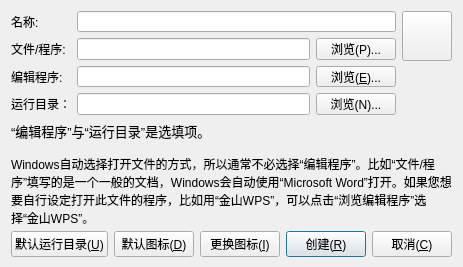
<?xml version="1.0" encoding="UTF-8"?>
<ui version="4.0">
 <class>ShortcutDialog</class>
 <widget class="QDialog" name="ShortcutDialog">
  <property name="geometry">
   <rect>
    <x>0</x>
    <y>0</y>
    <width>462</width>
    <height>267</height>
   </rect>
  </property>
  <property name="windowTitle">
   <string>创建快捷方式</string>
  </property>
  <layout class="QVBoxLayout" name="verticalLayout_2">
   <item>
    <layout class="QHBoxLayout" name="horizontalLayout_4">
     <item>
      <layout class="QFormLayout" name="formLayout">
       <property name="fieldGrowthPolicy">
        <enum>QFormLayout::AllNonFixedFieldsGrow</enum>
       </property>
       <item row="0" column="0">
        <widget class="QLabel" name="label">
         <property name="text">
          <string>名称:</string>
         </property>
         <property name="buddy">
          <cstring>txtName</cstring>
         </property>
        </widget>
       </item>
       <item row="0" column="1">
        <widget class="QLineEdit" name="txtName"/>
       </item>
       <item row="1" column="0">
        <widget class="QLabel" name="label_2">
         <property name="text">
          <string>文件/程序:</string>
         </property>
         <property name="buddy">
          <cstring>txtPath</cstring>
         </property>
        </widget>
       </item>
       <item row="1" column="1">
        <layout class="QHBoxLayout" name="horizontalLayout_3">
         <item>
          <widget class="QLineEdit" name="txtPath"/>
         </item>
         <item>
          <widget class="QPushButton" name="btnBrowsePath">
           <property name="text">
            <string>浏览(P)...</string>
           </property>
          </widget>
         </item>
        </layout>
       </item>
       <item row="2" column="0">
        <widget class="QLabel" name="label_3">
         <property name="text">
          <string>编辑程序:</string>
         </property>
         <property name="buddy">
          <cstring>txtOpenwith</cstring>
         </property>
        </widget>
       </item>
       <item row="2" column="1">
        <layout class="QHBoxLayout" name="horizontalLayout_2">
         <item>
          <widget class="QLineEdit" name="txtOpenwith"/>
         </item>
         <item>
          <widget class="QPushButton" name="btnBrowseOpenwith">
           <property name="text">
            <string>浏览(&amp;E)...</string>
           </property>
          </widget>
         </item>
        </layout>
       </item>
       <item row="3" column="0">
        <widget class="QLabel" name="label_5">
         <property name="text">
          <string>运行目录：</string>
         </property>
         <property name="buddy">
          <cstring>txtDir</cstring>
         </property>
        </widget>
       </item>
       <item row="3" column="1">
        <layout class="QHBoxLayout" name="horizontalLayout_5">
         <item>
          <widget class="QLineEdit" name="txtDir"/>
         </item>
         <item>
          <widget class="QPushButton" name="btnBrowseDir">
           <property name="text">
            <string>浏览(N)...</string>
           </property>
          </widget>
         </item>
        </layout>
       </item>
      </layout>
     </item>
     <item>
      <layout class="QVBoxLayout" name="verticalLayout">
       <item>
        <widget class="QPushButton" name="btnFace">
         <property name="sizePolicy">
          <sizepolicy hsizetype="Fixed" vsizetype="Fixed">
           <horstretch>0</horstretch>
           <verstretch>0</verstretch>
          </sizepolicy>
         </property>
         <property name="minimumSize">
          <size>
           <width>50</width>
           <height>50</height>
          </size>
         </property>
         <property name="maximumSize">
          <size>
           <width>50</width>
           <height>50</height>
          </size>
         </property>
         <property name="focusPolicy">
          <enum>Qt::NoFocus</enum>
         </property>
         <property name="autoFillBackground">
          <bool>false</bool>
         </property>
         <property name="text">
          <string/>
         </property>
         <property name="iconSize">
          <size>
           <width>40</width>
           <height>40</height>
          </size>
         </property>
        </widget>
       </item>
       <item>
        <spacer name="verticalSpacer">
         <property name="orientation">
          <enum>Qt::Vertical</enum>
         </property>
         <property name="sizeHint" stdset="0">
          <size>
           <width>20</width>
           <height>40</height>
          </size>
         </property>
        </spacer>
       </item>
      </layout>
     </item>
    </layout>
   </item>
   <item>
    <spacer name="verticalSpacer_2">
     <property name="orientation">
      <enum>Qt::Vertical</enum>
     </property>
     <property name="sizeHint" stdset="0">
      <size>
       <width>20</width>
       <height>9</height>
      </size>
     </property>
    </spacer>
   </item>
   <item>
    <widget class="QLabel" name="label_4">
     <property name="text">
      <string>&lt;!DOCTYPE HTML PUBLIC &quot;-//W3C//DTD HTML 4.0//EN&quot; &quot;http://www.w3.org/TR/REC-html40/strict.dtd&quot;&gt;
&lt;html&gt;&lt;head&gt;&lt;meta name=&quot;qrichtext&quot; content=&quot;1&quot; /&gt;&lt;style type=&quot;text/css&quot;&gt;
p, li { white-space: pre-wrap; }
&lt;/style&gt;&lt;/head&gt;&lt;body style=&quot; font-family:'宋体'; font-size:9pt; font-weight:400; font-style:normal;&quot;&gt;
&lt;p style=&quot; margin-top:0px; margin-bottom:0px; margin-left:0px; margin-right:0px; -qt-block-indent:0; text-indent:0px;&quot;&gt;&lt;span style=&quot; font-size:10pt;&quot;&gt;“编辑程序”与“运行目录”是选填项。&lt;/span&gt;&lt;/p&gt;
&lt;p style=&quot;-qt-paragraph-type:empty; margin-top:0px; margin-bottom:0px; margin-left:0px; margin-right:0px; -qt-block-indent:0; text-indent:0px;&quot;&gt;&lt;/p&gt;
&lt;p style=&quot; margin-top:0px; margin-bottom:0px; margin-left:0px; margin-right:0px; -qt-block-indent:0; text-indent:0px;&quot;&gt;Windows自动选择打开文件的方式，所以通常不必选择“编辑程序”。比如“文件/程序”填写的是一个一般的文档，Windows会自动使用“Microsoft Word”打开。如果您想要自行设定打开此文件的程序，比如用“金山WPS”，可以点击“浏览编辑程序”选择“金山WPS”。&lt;/p&gt;&lt;/body&gt;&lt;/html&gt;</string>
     </property>
     <property name="wordWrap">
      <bool>true</bool>
     </property>
    </widget>
   </item>
   <item>
    <layout class="QHBoxLayout" name="horizontalLayout">
     <item>
      <spacer name="horizontalSpacer">
       <property name="orientation">
        <enum>Qt::Horizontal</enum>
       </property>
       <property name="sizeHint" stdset="0">
        <size>
         <width>40</width>
         <height>20</height>
        </size>
       </property>
      </spacer>
     </item>
     <item>
      <widget class="QPushButton" name="btnRestoreDir">
       <property name="text">
        <string>默认运行目录(&amp;U)</string>
       </property>
      </widget>
     </item>
     <item>
      <widget class="QPushButton" name="btnRestoreIcon">
       <property name="text">
        <string>默认图标(&amp;D)</string>
       </property>
      </widget>
     </item>
     <item>
      <widget class="QPushButton" name="btnChangeIcon">
       <property name="text">
        <string>更换图标(&amp;I)</string>
       </property>
      </widget>
     </item>
     <item>
      <widget class="QPushButton" name="btnOkay">
       <property name="text">
        <string>创建(&amp;R)</string>
       </property>
       <property name="default">
        <bool>true</bool>
       </property>
      </widget>
     </item>
     <item>
      <widget class="QPushButton" name="btnCancel">
       <property name="text">
        <string>取消(&amp;C)</string>
       </property>
      </widget>
     </item>
    </layout>
   </item>
  </layout>
 </widget>
 <resources/>
 <connections>
  <connection>
   <sender>btnOkay</sender>
   <signal>clicked()</signal>
   <receiver>ShortcutDialog</receiver>
   <slot>accept()</slot>
   <hints>
    <hint type="sourcelabel">
     <x>324</x>
     <y>213</y>
    </hint>
    <hint type="destinationlabel">
     <x>226</x>
     <y>117</y>
    </hint>
   </hints>
  </connection>
  <connection>
   <sender>btnCancel</sender>
   <signal>clicked()</signal>
   <receiver>ShortcutDialog</receiver>
   <slot>reject()</slot>
   <hints>
    <hint type="sourcelabel">
     <x>405</x>
     <y>213</y>
    </hint>
    <hint type="destinationlabel">
     <x>226</x>
     <y>117</y>
    </hint>
   </hints>
  </connection>
  <connection>
   <sender>btnFace</sender>
   <signal>clicked()</signal>
   <receiver>btnChangeIcon</receiver>
   <slot>click()</slot>
   <hints>
    <hint type="sourcelabel">
     <x>413</x>
     <y>35</y>
    </hint>
    <hint type="destinationlabel">
     <x>240</x>
     <y>251</y>
    </hint>
   </hints>
  </connection>
 </connections>
</ui>
